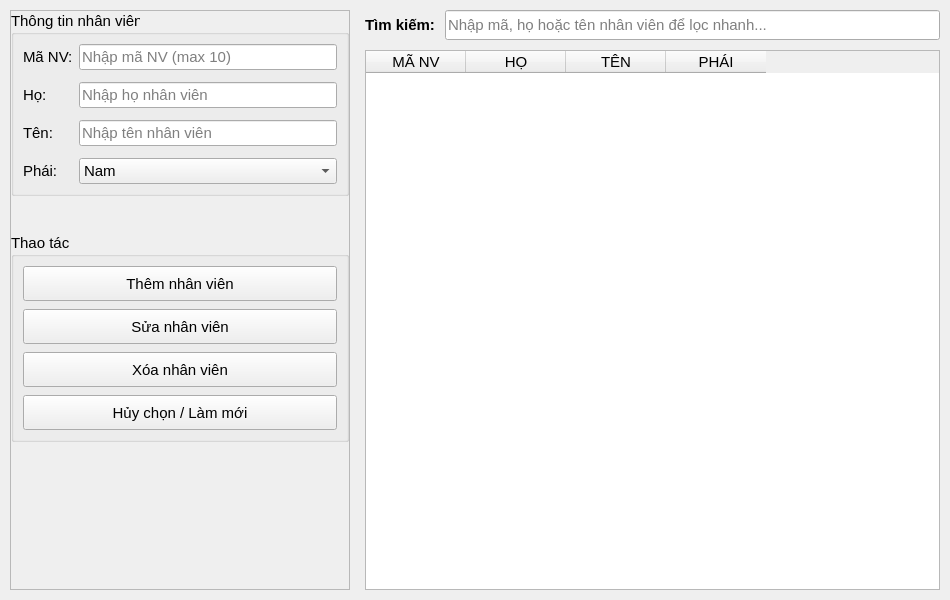
<?xml version="1.0" encoding="UTF-8"?>
<ui version="4.0">
 <class>NhanVienPage</class>
 <widget class="QWidget" name="NhanVienPage">
  <property name="geometry">
   <rect>
    <x>0</x>
    <y>0</y>
    <width>950</width>
    <height>600</height>
   </rect>
  </property>
  <property name="windowTitle">
   <string>Quan Ly Nhan Vien</string>
  </property>
  <property name="font">
   <font>
    <pointsize>11</pointsize>
   </font>
  </property>
  <layout class="QHBoxLayout" name="horizontalLayout_Main">
   <property name="spacing">
    <number>15</number>
   </property>
   <property name="leftMargin">
    <number>10</number>
   </property>
   <property name="topMargin">
    <number>10</number>
   </property>
   <property name="rightMargin">
    <number>10</number>
   </property>
   <property name="bottomMargin">
    <number>10</number>
   </property>
   <item>
    <widget class="QFrame" name="leftPanel">
     <property name="minimumSize">
      <size>
       <width>340</width>
       <height>0</height>
      </size>
     </property>
     <property name="maximumSize">
      <size>
       <width>340</width>
       <height>16777215</height>
      </size>
     </property>
     <property name="frameShape">
      <enum>QFrame::StyledPanel</enum>
     </property>
     <property name="frameShadow">
      <enum>QFrame::Raised</enum>
     </property>
     <layout class="QVBoxLayout" name="verticalLayout_Left">
      <property name="spacing">
       <number>10</number>
      </property>
      <property name="leftMargin">
       <number>0</number>
      </property>
      <property name="topMargin">
       <number>0</number>
      </property>
      <property name="rightMargin">
       <number>0</number>
      </property>
      <property name="bottomMargin">
       <number>0</number>
      </property>
      <item>
       <widget class="QGroupBox" name="groupBox_Form">
        <property name="title">
         <string>Thông tin nhân viên</string>
        </property>
        <layout class="QFormLayout" name="formLayout">
         <property name="verticalSpacing">
          <number>12</number>
         </property>
         <item row="0" column="0">
          <widget class="QLabel" name="label">
           <property name="text">
            <string>Mã NV:</string>
           </property>
          </widget>
         </item>
         <item row="0" column="1">
          <widget class="QLineEdit" name="manvEdit">
           <property name="placeholderText">
            <string>Nhập mã NV (max 10)</string>
           </property>
          </widget>
         </item>
         <item row="1" column="0">
          <widget class="QLabel" name="label_2">
           <property name="text">
            <string>Họ:</string>
           </property>
          </widget>
         </item>
         <item row="1" column="1">
          <widget class="QLineEdit" name="hoEdit">
           <property name="placeholderText">
            <string>Nhập họ nhân viên</string>
           </property>
          </widget>
         </item>
         <item row="2" column="0">
          <widget class="QLabel" name="label_3">
           <property name="text">
            <string>Tên:</string>
           </property>
          </widget>
         </item>
         <item row="2" column="1">
          <widget class="QLineEdit" name="tenEdit">
           <property name="placeholderText">
            <string>Nhập tên nhân viên</string>
           </property>
          </widget>
         </item>
         <item row="3" column="0">
          <widget class="QLabel" name="label_4">
           <property name="text">
            <string>Phái:</string>
           </property>
          </widget>
         </item>
         <item row="3" column="1">
          <widget class="QComboBox" name="phaiCombo">
           <item>
            <property name="text">
             <string>Nam</string>
            </property>
           </item>
           <item>
            <property name="text">
             <string>Nữ</string>
            </property>
           </item>
          </widget>
         </item>
        </layout>
       </widget>
      </item>
      <item>
       <widget class="QLabel" name="errorLabel">
        <property name="styleSheet">
         <string notr="true">color: red; font-style: italic;</string>
        </property>
        <property name="text">
         <string/>
        </property>
        <property name="wordWrap">
         <bool>true</bool>
        </property>
       </widget>
      </item>
      <item>
       <widget class="QGroupBox" name="groupBox_Actions">
        <property name="title">
         <string>Thao tác</string>
        </property>
        <layout class="QVBoxLayout" name="verticalLayout_Actions">
         <property name="spacing">
          <number>8</number>
         </property>
         <item>
          <widget class="QPushButton" name="themButton">
           <property name="minimumSize">
            <size>
             <width>0</width>
             <height>35</height>
            </size>
           </property>
           <property name="text">
            <string>Thêm nhân viên</string>
           </property>
          </widget>
         </item>
         <item>
          <widget class="QPushButton" name="suaButton">
           <property name="minimumSize">
            <size>
             <width>0</width>
             <height>35</height>
            </size>
           </property>
           <property name="text">
            <string>Sửa nhân viên</string>
           </property>
          </widget>
         </item>
         <item>
          <widget class="QPushButton" name="xoaButton">
           <property name="minimumSize">
            <size>
             <width>0</width>
             <height>35</height>
            </size>
           </property>
           <property name="text">
            <string>Xóa nhân viên</string>
           </property>
          </widget>
         </item>
         <item>
          <widget class="QPushButton" name="huyButton">
           <property name="minimumSize">
            <size>
             <width>0</width>
             <height>35</height>
            </size>
           </property>
           <property name="text">
            <string>Hủy chọn / Làm mới</string>
           </property>
          </widget>
         </item>
        </layout>
       </widget>
      </item>
      <item>
       <spacer name="verticalSpacer">
        <property name="orientation">
         <enum>Qt::Vertical</enum>
        </property>
        <property name="sizeHint" stdset="0">
         <size>
          <width>20</width>
          <height>40</height>
         </size>
        </property>
       </spacer>
      </item>
     </layout>
    </widget>
   </item>
   <item>
    <widget class="QWidget" name="rightPanel" native="true">
     <layout class="QVBoxLayout" name="verticalLayout_Right">
      <property name="spacing">
       <number>10</number>
      </property>
      <property name="leftMargin">
       <number>0</number>
      </property>
      <property name="topMargin">
       <number>0</number>
      </property>
      <property name="rightMargin">
       <number>0</number>
      </property>
      <property name="bottomMargin">
       <number>0</number>
      </property>
      <item>
       <layout class="QHBoxLayout" name="horizontalLayout_Search">
        <property name="spacing">
         <number>10</number>
        </property>
        <item>
         <widget class="QLabel" name="label_5">
          <property name="font">
           <font>
            <bold>true</bold>
           </font>
          </property>
          <property name="text">
           <string>Tìm kiếm:</string>
          </property>
         </widget>
        </item>
        <item>
         <widget class="QLineEdit" name="timKiemEdit">
          <property name="minimumSize">
           <size>
            <width>0</width>
            <height>30</height>
           </size>
          </property>
          <property name="placeholderText">
           <string>Nhập mã, họ hoặc tên nhân viên để lọc nhanh...</string>
          </property>
         </widget>
        </item>
       </layout>
      </item>
      <item>
       <widget class="QTableWidget" name="table">
        <column>
         <property name="text">
          <string>MÃ NV</string>
         </property>
        </column>
        <column>
         <property name="text">
          <string>HỌ</string>
         </property>
        </column>
        <column>
         <property name="text">
          <string>TÊN</string>
         </property>
        </column>
        <column>
         <property name="text">
          <string>PHÁI</string>
         </property>
        </column>
       </widget>
      </item>
     </layout>
    </widget>
   </item>
  </layout>
 </widget>
 <resources/>
 <connections/>
</ui>
